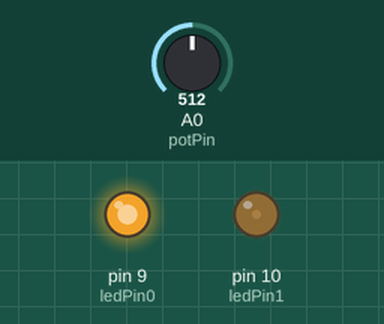
Simulated run of this sketch. Board: Arduino Uno, built with avr-gcc and run on an emulated ATmega328P. On the bench: output pins drawn as LEDs (lit = HIGH). The inputs (shaded band) are chosen by the test bench; at power-on: A0 (potPin) = 512.

Above: at 1.2 s.
1.3 s: A0 (potPin) set to 716
2.9 s: A0 (potPin) set to 306
At 5.5 s:
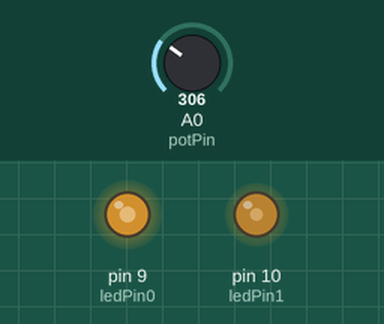
5.9 s: A0 (potPin) set to 122
At 8.5 s:
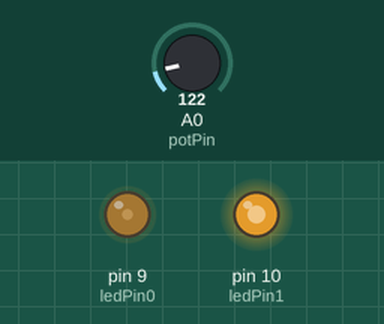
8.9 s: A0 (potPin) set to 0
At 11.8 s:
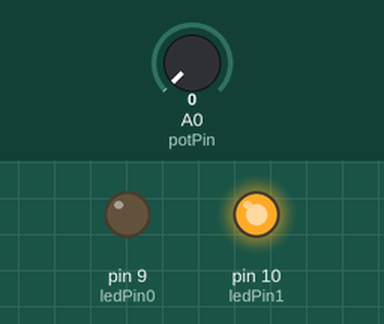
Timing chart, 0 to 12.9 s (numbered marks = the images above; inputs shaded):
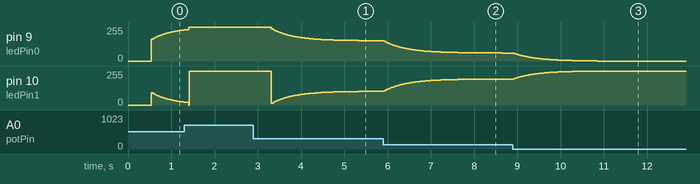

Measured:
- after the input at 2.9 s, pin 9 (ledPin0): moves from 255/255 to 152/255 over 2.4 s, starting after 0.41 s
- after the input at 5.9 s, pin 9 (ledPin0): moves from 152/255 to 60/255 over 2.7 s, starting at once; pin 10 (ledPin1): moves from 103/255 to 195/255 over 2.7 s, starting at once
- after the input at 8.9 s, pin 9 (ledPin0): moves from 60/255 to 0/255 over 1.9 s, starting at once; pin 10 (ledPin1): moves from 195/255 to 255/255 over 1.9 s, starting at once

The sketch:

NormalizationsWithSmoothing.pde
```cpp
// (licence header left out)
const int ledPin0 = 9;    // PWM
const int ledPin1 = 10;   // PDM
const int potPin = A0;

float filteredPotInput = 0; // filtered value
float alpha = 0.01;

int pot = 0; // the potentiometer (or target value)

void setup()  {
  // nothing happens in setup
}

void loop()  {
  pot = analogRead(potPin); // read analog input 0-1023

  // do the filtering
  filteredPotInput = alpha * pot  + (1 - alpha) * filteredPotInput;

  // mape the filtered data to to values
  int ledMap0 = map(filteredPotInput,0,512,0,255);
  int ledMap1 = map(filteredPotInput,0,512,255,0);

  // write those inverted values to LEDs
  analogWrite(ledPin0,ledMap0);
  analogWrite(ledPin1,ledMap1);

  delay(5);
}
```
